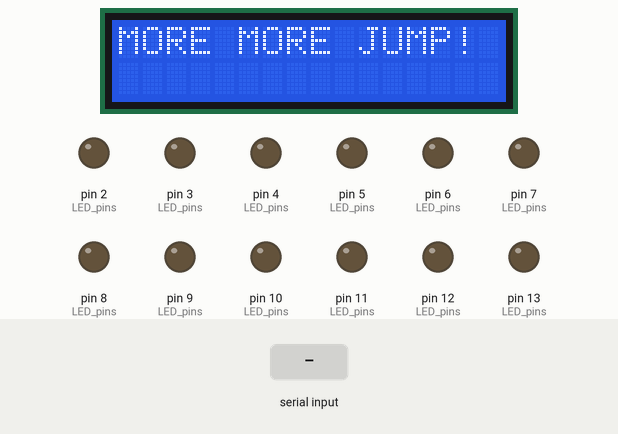
Bench run of a sketch on a simulated Arduino Uno, built for the host (arithmetic inside an expression is 32-bit, double 64-bit). Shown: 16×2 character LCD, output pins drawn as LEDs (lit = HIGH). Dashed ring = blinking. Inputs (shaded band) come from the test bench. What the sketch prints to the serial monitor is not drawn.

Above: at 0.2 s.
At 1.15 s:
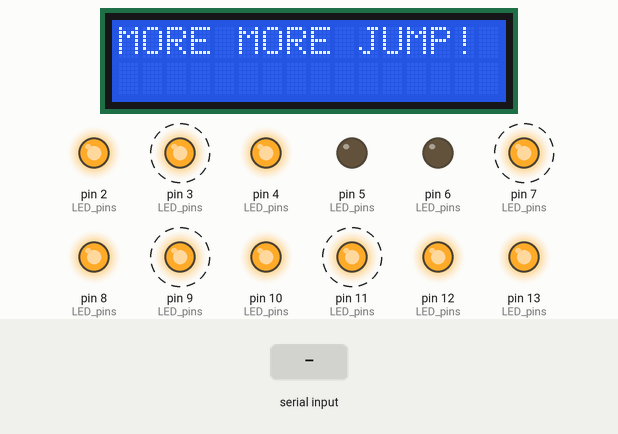
1.3 s: "1" received over Serial
At 1.52 s:
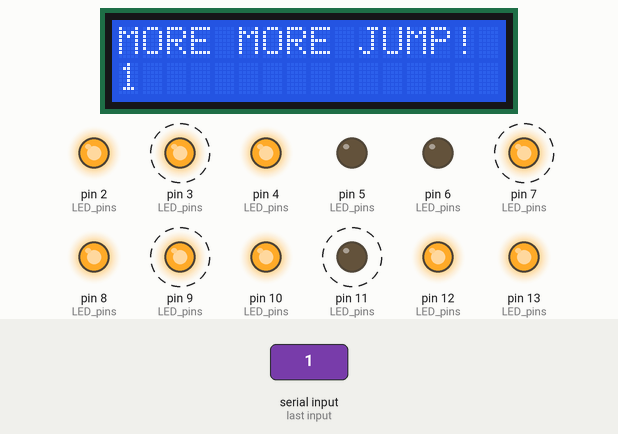
Timing chart, 0 to 9.0 s (numbered marks = the images above; inputs shaded):
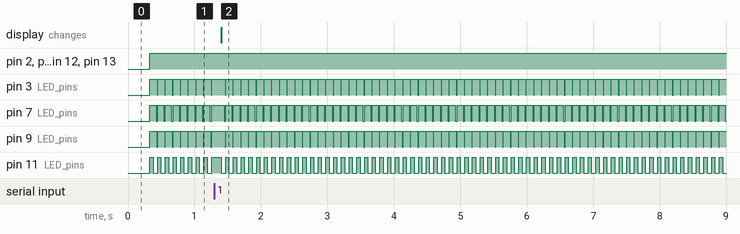

Measured:
- after the input at 1.3 s, the display: changes after 0.10 s (image 2)
- by itself, pin 3 (LED_pins), pin 9 (LED_pins): alternates HIGH for 0.11 s and LOW for 0.01 s
- by itself, pin 7 (LED_pins): alternates HIGH for 0.09 s and LOW for 0.02 s
- by itself, pin 11 (LED_pins): alternates HIGH for 0.05 s and LOW for 0.07 s

The sketch:

display_lighting.ino
```cpp
// ライブラリ読み込み
#include <LiquidCrystal_I2C.h>

// LCDインスタンス生成
LiquidCrystal_I2C lcd(0x27, 16,2);

// グローバル変数宣言
String incoming = "";
String tmp = "";
int i=0, j=0;
byte cnt=255;

byte LED_power[4][3] = {
    {0xD2, 0xB9, 0xDE},
    {0x00, 0x00, 0x8B},
    {0xEE, 0xFF, 0xB4},
    {0x48, 0xD1, 0xEE}
};

byte LED_pins[4][3] = {
    {2, 3, 4},
    {5, 6, 7},
    {10, 8, 9},
    {11, 12, 13}
};


void setup() {
    int i;
    for(i=2; i<=13; i++)
    {
        pinMode(i, OUTPUT);
    }
    lcd.init();
    lcd.backlight();
    lcd.setCursor(0, 0);
    lcd.print("MORE MORE JUMP!");
    Serial.begin(9600);
}

void loop() {
    incoming = "";
    cnt--;
    for(i=0; i<4; i++)
    {
        for(j=0; j<3; j++)
        {
            if(cnt == 255) {
                digitalWrite(LED_pins[i][j], HIGH);
            }
            if(cnt == 255 - LED_power[i][j])
            {
                digitalWrite(LED_pins[i][j], LOW);
            }
        }
    }
    while (Serial.available())
    {
        delay(100);
        tmp = (char)Serial.read();
        if (tmp != -1)
        {
            incoming += tmp;
        }
        else
        {
            break;
        }
    }
    if (incoming != "")
    {
        Serial.read();
        lcd.setCursor(0, 1);
        lcd.print(incoming);
        Serial.print("I received: "); // 受信データを送りかえす
		Serial.println(incoming);
    }
}
```
